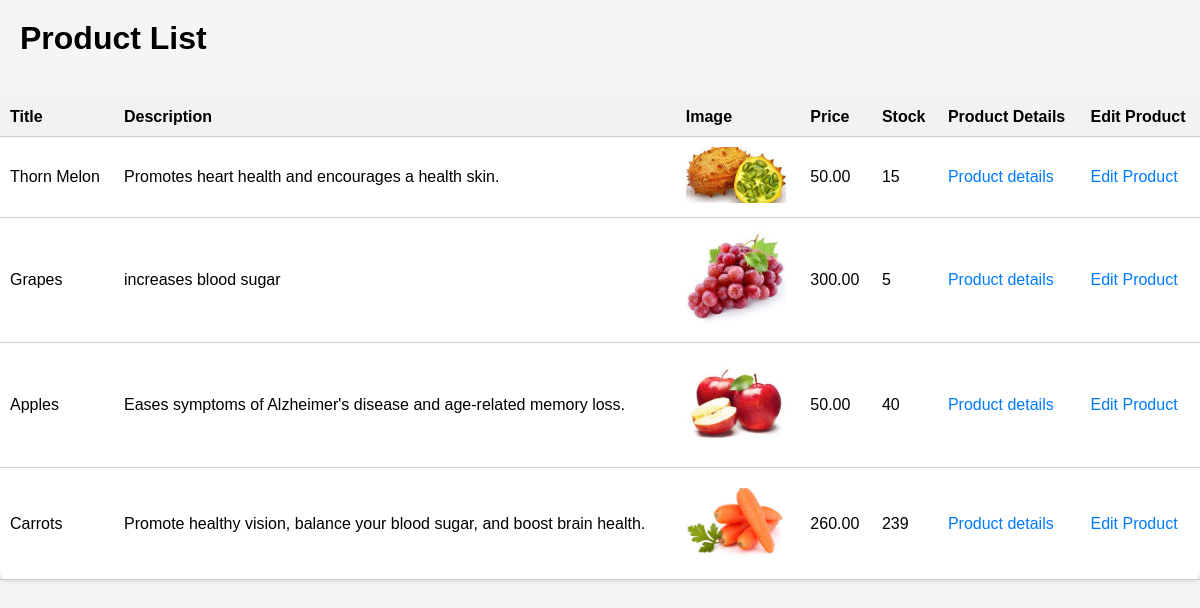
/inventory/products/list, run on the app's committed database.
### inventory/models.py (models this page shows, shortened)
class Product(models.Model):
    vendor = models.ForeignKey(Vendor, on_delete=models.CASCADE)
    name = models.CharField(max_length = 32)
    description = models.TextField()
    image = models.ImageField(upload_to="images")
    price = models.DecimalField(max_digits = 6, decimal_places = 2)
    stock = models.PositiveIntegerField()
    date_created = models.DateTimeField(auto_now_add=True)
    date_updated = models.DateTimeField(auto_now=True)

### inventory/views.py (the view)
# urls.py: path("products/list", products_list, name="products_list_view"),
def products_list(request):
    products = Product.objects.all()
    return render (request, "inventory/products_list.html", {"products": products})

### templates/inventory/products_list.html (shortened to what this page needs)
<!DOCTYPE html>
<html>
<head>
</head>
<body>
    <h1>Product List</h1>
    <table>
        <thead>
            <tr>
                <th>Title</th>
                <th>Description</th>
                <th>Image</th>
                <th>Price</th>
                <th>Stock</th>
                <th>Product Details</th>
                <th>Edit Product</th>
            </tr>
        </thead>
        <tbody>
            {% for product in products %}
            <tr>
                <td>{{ product.name }}</td>
                <td>{{ product.description }}</td>
                <td><img src="{{product.image.url}}" alt="Product Image"/></td>
                <td>{{ product.price }}</td>
                <td>{{ product.stock }}</td>
                <td><a href="{% url 'product_detail_view' id=product.id %}">Product details</a></td>
                <td><a href="{% url 'product_edit_view' id=product.id %}">Edit Product</a></td>
            </tr>
            {% endfor %}
        </tbody>
    </table>
</body>
</html>

### templates/inventory/products_list.html (style rules this page uses)
body { font-family: Arial, sans-serif; background-color: #f5f5f5; margin: 0; padding: 0; }
table { width: 100%; border-collapse: collapse; margin-top: 20px; background-color: #fff; border-radius: 8px; box-shadow: 0 2px 4px rgba(0, 0, 0, 0.1); }
th, td { padding: 10px; text-align: left; border-bottom: 1px solid #ccc; }
th { background-color: #f2f2f2; }
img { max-width: 100px; max-height: 100px; }
h1 { margin-top: 0; padding: 20px; }
a { color: #007bff; text-decoration: none; }

### data on the page
Product: name "Thorn Melon", description "Promotes heart health and encourages a health skin.", image (picture), price "50.00", stock "15"
Product: name "Grapes", description "increases blood sugar", image (picture), price "300.00", stock "5"
Product: name "Apples", description "Eases symptoms of Alzheimer's disease and age-related memory loss.", image (picture), price "50.00", stock "40"
Product: name "Carrots", description "Promote healthy vision, balance your blood sugar, and boost brain health.", image (picture), price "260.00", stock "239"
